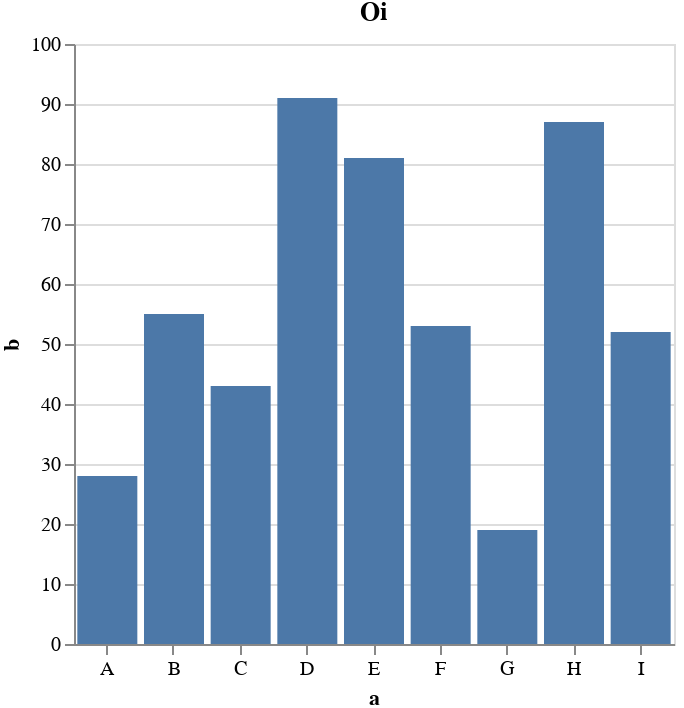

Vega-Lite specification for this chart:
### Vega-Lite specification from a JSON file in a GitHub repository (floating-point values rounded to 4 significant figures)
{"$schema": "https://vega.github.io/schema/vega-lite/v4.json", "description": "A simple bar chart with embedded data.", "usermeta": {"tags": ["tag1", "tag2"]}, "title": "Oi", "padding": {"left": 0, "top": 0, "right": 5, "bottom": 0}, "height": 300, "width": 300, "data": {"values": [{"a": "A", "b": 28}, {"a": "B", "b": 55}, {"a": "C", "b": 43}, {"a": "D", "b": 91}, {"a": "E", "b": 81}, {"a": "F", "b": 53}, {"a": "G", "b": 19}, {"a": "H", "b": 87}, {"a": "I", "b": 52}]}, "mark": "bar", "encoding": {"x": {"field": "a", "type": "ordinal", "axis": {"labelAngle": 0}}, "y": {"field": "b", "type": "quantitative"}}}
